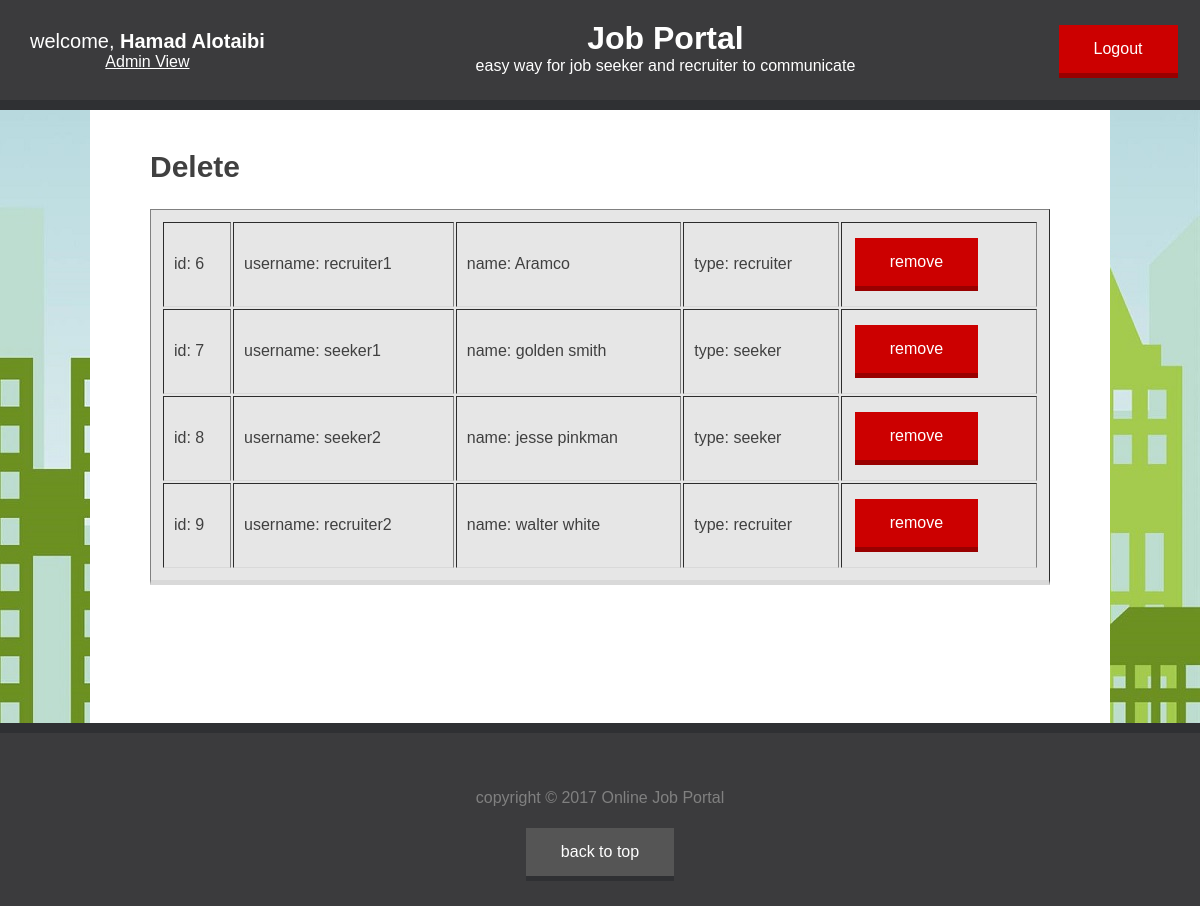
The app's page /admin-page.php (signed in) with its own data.
### tables this page shows
CREATE TABLE `user` (
  `id` int(11) NOT NULL,
  `username` varchar(32) NOT NULL,
  `password` varchar(32) NOT NULL,
  `name` varchar(32) NOT NULL,
  `type` varchar(32) NOT NULL
);

### admin-page.php (the view, shortened to what this page needs)
<?php include 'header.php'; ?>
       <?php
       if(isset($_SESSION['type']) && $_SESSION['type']=='admin'){
       include ('connection-db.php');
       $query="Select * from user where type='seeker' or type='recruiter';";
       $result=  mysqli_query($con, $query);
       $user=array();
       while($row=  mysqli_fetch_assoc($result)){
           $user[$row['id']]=array("id"=>$row['id'],
                   "username"=>$row['username'],
                   "name"=>$row['name'],
                   "type"=>$row['type']
                   );
       }
        ?><?php if(isset($_GET['status']) AND $_GET['status']==1) {?>
                           <p>"user deleted successfully" </p>
                <?php } else if(isset($_GET['status']) AND $_GET['status']==0) {?>
                <p> wrong ID </p>
                <?php } else {?>
                <h1 style="font-size: 30px" > Delete </h1>
                <form name="delete" method="Get">
                    <table align="CENTER" cellpadding="10px"  class="box" border="1">
                    <?php foreach ($user as $i){ ?>
                    <tr>
                        <td>id: <?php echo $i['id']; ?></td>
                        <td>username: <?php echo $i['username']; ?></td>
                        <td>name: <?php echo $i['name']; ?></td>
                        <td>type: <?php echo $i['type']; ?></td>
                        <td><a class="red button" href="admin-page.php?delete=<?php echo $i['id']; ?>">remove</a></td>
                    </tr>
                    <?php } ?>
                    </table>
                    <br>
                </form>
 <?php }?>
                <?php } else {
     echo 'you do not have privilege to access this page, please go back to homepage <a href="index.php" style="color:green">click here</a>';
                } ?>
<?php include 'footer.php'; ?>

### header.php (shortened to what this page needs)
<!DOCTYPE html>
<html>
<head>
    <link rel="stylesheet" type="text/css" href="css/style.css">
</head>
<body>
<div id="wrapper">
    <header>
    <div id="top-bar">
        <?php if(isset($_SESSION['username'])){ ?>
        <div id="top-profile">
            <a style="font-size:20px;">welcome, <strong><?php echo $_SESSION['name']; ?></strong></a><br>
                <?php if(isset($_SESSION['type']) && $_SESSION['type']=='admin'){ ?>
                    <a href="admin.php">Admin View</a>
                <?php } ?>
        </div>
        <?php } ?>
        <div  id="top-logo"  >
        <a href="index.php?page=0">
            <h1 align="center">Job Portal</h1>
            <p>easy way for job seeker and recruiter to communicate</p>
        </a>
            </div>
        <div id="top-user-buttons">
            <?php if(isset($_SESSION['username'])){ ?>
            <button type="button" class="red button" id="logout-button" onclick="location.href='logout.php';">Logout</button>
            <?php } ?>
        </div>
    </div>
    </header>
        <section id="container">

### footer.php
        </section>
    <footer>
        <p>copyright &copy; 2017 Online Job Portal</p>
        <a href="#top" class="grey button">back to top</a>
    </footer>
</div>
</body>
</html>

### css/style.css (style rules this page uses)
html,body { margin:0px; padding:0px; height:100%; font-family: sans-serif; color: #404040; background-image: url("wallpaper.jpg"); background-color: greenyellow; background-repeat: repeat-x; background-position: right top; background-attachment: fixed; }
a:link,a:active,a:hover,a:visited { color:white; }
#top-bar { background-color: #3B3B3D; border-bottom: 10px solid #2F3033; color: white; display: inline-block; width: 100%; margin: 0px 0px; height: 100px; text-align: center; }
#top-bar > * { padding: 20px; }
#top-profile { float: left; margin: 10px; }
#top-logo { display: inline-block; }
#top-logo * { text-decoration: none; margin: 0px; }
#top-user-buttons { display: inline; float: right; }
.button { text-decoration: none; background-color: #D0DD2B; border: none; border-bottom: 5px solid #A6B126; color: white; padding: 15px 35px; margin: 5px 2.5px; display: inline-block; font-size: 16px; cursor: pointer; }
.red { background-color: #cc0000; border-bottom: 5px solid #990000; }
.grey { background-color: #555555; border-bottom: 5px solid #2F3033; }
#container { padding:15px 60px; padding-bottom:100px; margin: 0px auto; max-width: 900px; clear: both; background-color: white; }
.box { width: 100%; padding: 10px; margin: 20px 0px; border-bottom: 5px solid #d9d9d9; background-color: #e6e6e6; }
footer { border-top: 10px solid #2F3033; padding: 20px; padding-top: 40px; background-color: #3B3B3D; text-align: center; color:grey; box-shadow: 0px 500px 0px 500px #3B3B3D; }

### records on screen
user: id "6", username "recruiter1", name "Aramco", type "recruiter"
user: id "7", username "seeker1", name "golden smith", type "seeker"
user: id "8", username "seeker2", name "jesse pinkman", type "seeker"
user: id "9", username "recruiter2", name "walter white", type "recruiter"

### other values on screen
$_SESSION['name'] "Hamad Alotaibi"
